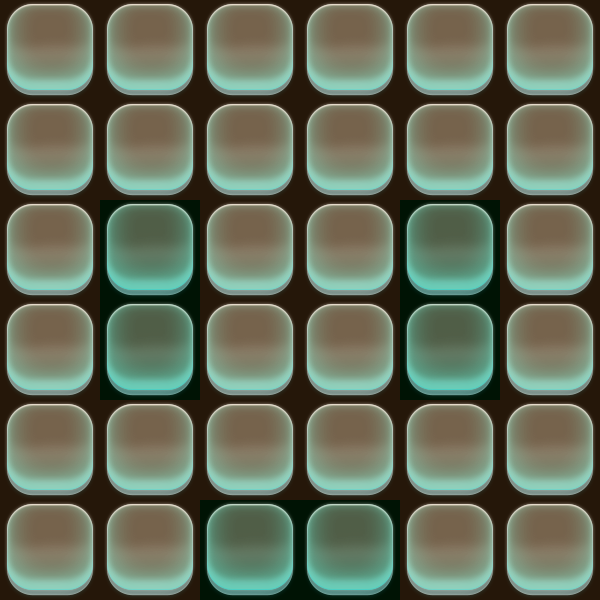

A 2D game scene composited from a Tiled map and its tileset images. What follows is a short description and the map's XML, with each tile layer's data collapsed to a summary:
An orthogonal 6x6 tile map with 100x100 px tiles, 2 tile layers (map, type), 2 tilesets.

<map version="1.0" orientation="orthogonal" renderorder="right-down" width="6" height="6" tilewidth="100" tileheight="100" nextobjectid="1">
 <tileset firstgid="1" name="bg_kuang" tilewidth="100" tileheight="100" tilecount="1">
  <image source="bg_kuang.png" width="100" height="100" />
 </tileset>
 <tileset firstgid="2" name="type5" tilewidth="100" tileheight="100" tilecount="5">
  <image source="type5.png" width="500" height="100" />
  <tile id="0">
   <properties>
    <property name="type" value="1" />
   </properties>
  </tile>
  <tile id="1">
   <properties>
    <property name="type" value="5" />
   </properties>
  </tile>
  <tile id="2">
   <properties>
    <property name="type" value="6" />
   </properties>
  </tile>
 </tileset>
 <layer name="map" width="6" height="6">
  <data>[36 cells, 36 non-empty, 1 distinct tile ids]</data>
 </layer>
 <layer name="type" width="6" height="6">
  <data>[36 cells, 36 non-empty, 2 distinct tile ids]</data>
 </layer>
</map>
